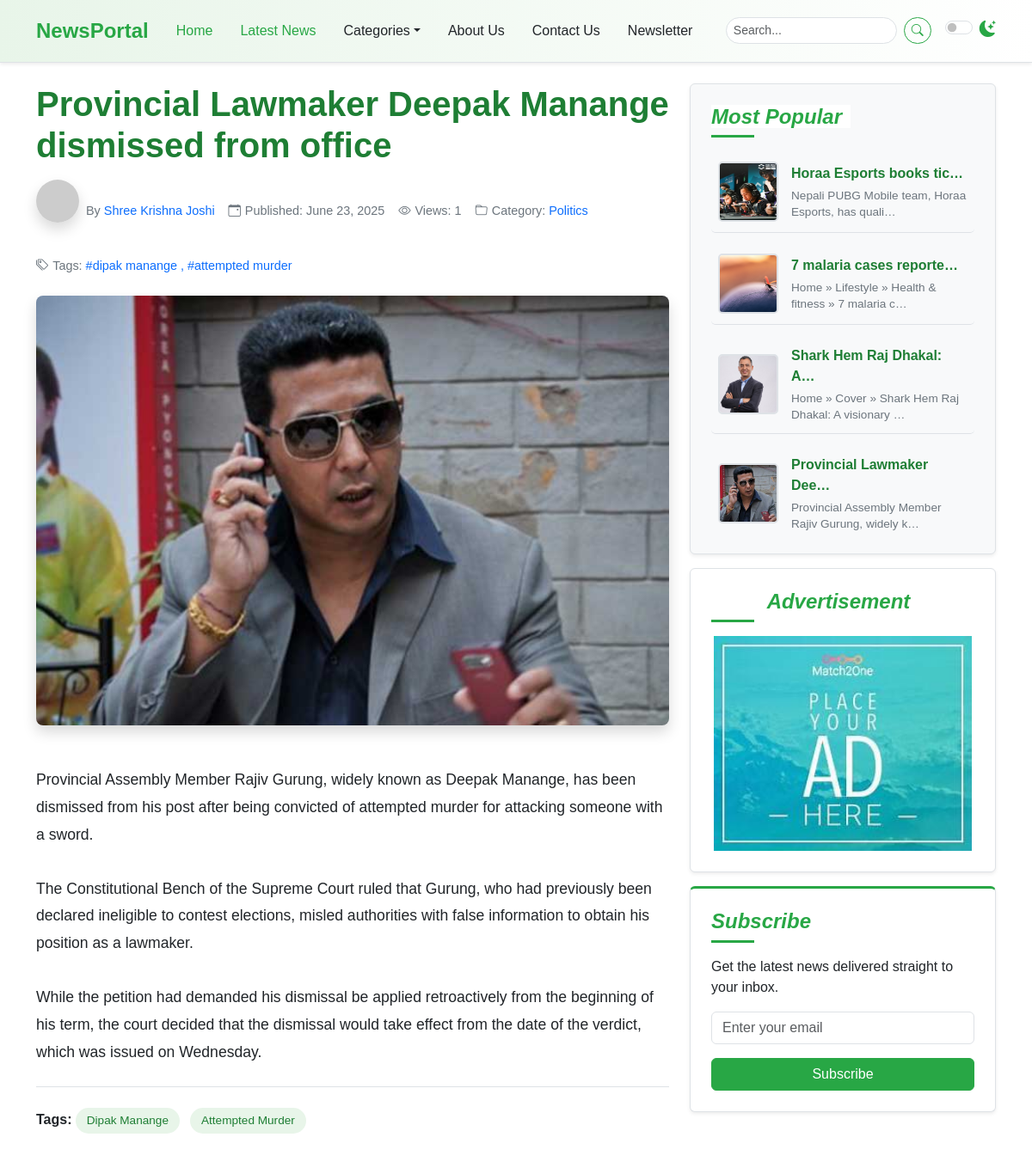
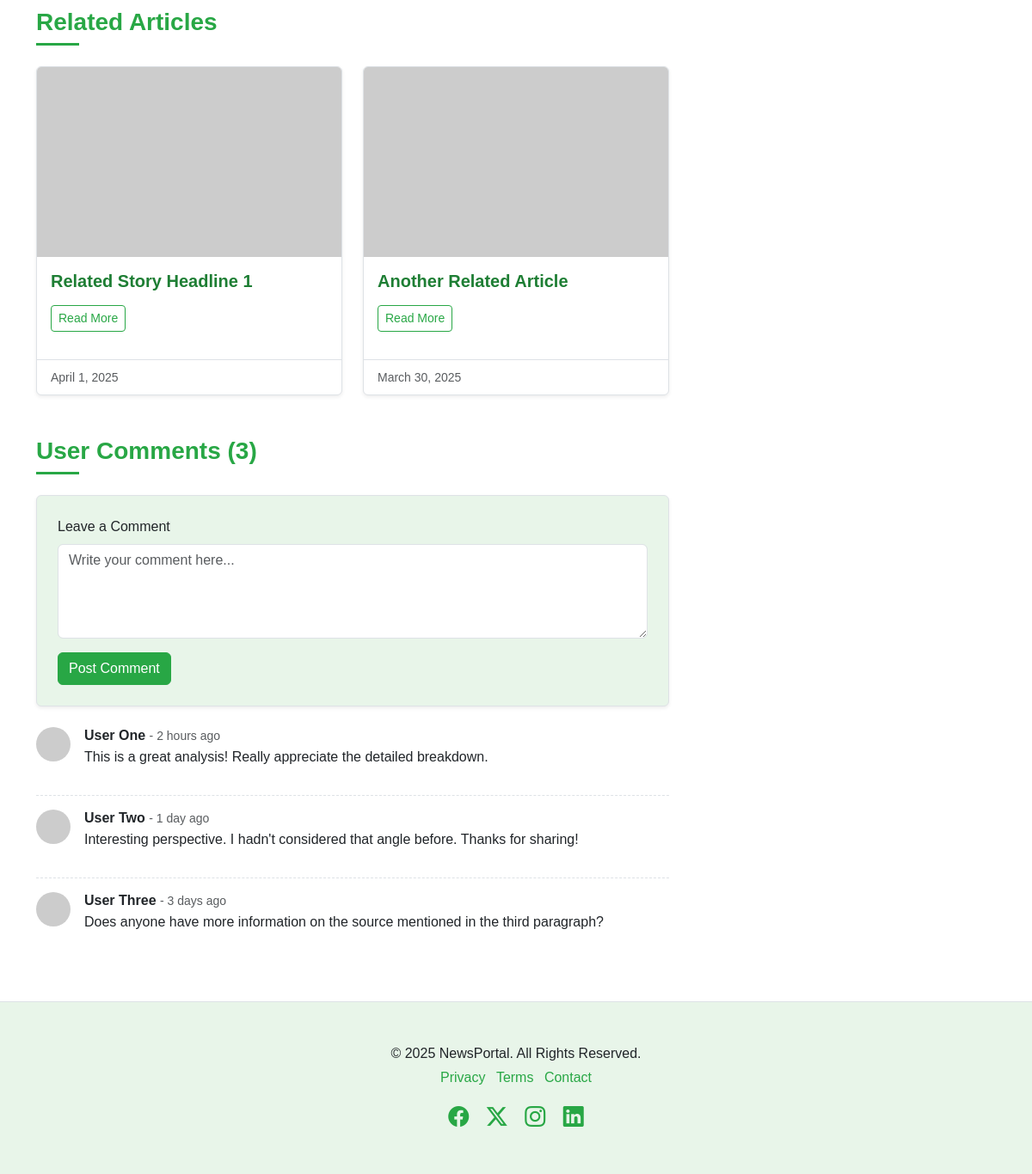
Screenshot of /post-detail/1/ with the database file from the repository (2 pictures, top to bottom).
### newspaper/models.py (models this page shows, shortened)
class TimeStampModel(models.Model):
    created_at  = models.DateTimeField(auto_now_add=True)
    updated_at = models.DateTimeField(auto_now=True)
    class Meta:
        abstract = True #dont create table in DB

class Post(TimeStampModel):
    STATUS_CHOICES = [
        ("active", "Active"),
        ("in_active", "Inactive"), #publish gareko post delete nagari user le herna namilen gari rakhne. hide gareko jastai
    ]
    title = models.CharField(max_length=200)
    content = models.TextField()
    featured_image = models.ImageField(upload_to="post_images/%Y/%m/%d", blank=False)
    author = models.ForeignKey("auth.User", on_delete=models.CASCADE)
    status = models.CharField(max_length=20, choices=STATUS_CHOICES, default="active")
    views_count = models.PositiveIntegerField(default=0)
    is_breaking_news = models.BooleanField(default=False)
    published_at = models.DateTimeField(null=True, blank=True)
    category = models.ForeignKey(Category, on_delete=models.CASCADE)
    tag = models.ManyToManyField(Tag)

class Category(TimeStampModel):
    name = models.CharField(max_length=100)
    icon = models.CharField(max_length=100, null=True, blank=True)
    description = models.TextField(null=True, blank=True)
    class Meta:
        ordering = ["name"] #categoru.objects.all()
        verbose_name = "category"
        verbose_name_plural = "Categories"

class Tag(TimeStampModel):
    name = models.CharField(max_length=100)

class Advertisement(TimeStampModel):
    title = models.CharField(max_length=100)
    image = models.ImageField(upload_to="advertisement/%Y/%m/%d", blank=False)

### newspaper/views.py (the view)
# urls.py: path('post-detail/<int:pk>/', views.PostDetailView.as_view(), name='post-detail'),
class PostDetailView(SidebarMixin, DetailView):
    model = Post
    template_name = "newsportal/detail/detail.html"
    context_object_name = "post"
    def get_queryset(self):
        query = super().get_queryset()
        query = query.filter(published_at__isnull=False, status="active")
        return query
    def get_context_data(self, **kwargs):
        context = super().get_context_data(**kwargs)
        current_post = self.object
        current_post.views_count += 1
        current_post.save()
        context["related_posts"] = Post.objects.filter(
            published_at__isnull=False, status="active", category=self.object.category
        ).order_by("-published_at", "-views_count")[:2]
        return context

### newspaper/views.py (called while the page is built)
      def get_context_data(self, **kwargs):
        context = super().get_context_data(**kwargs)
        context["popular_posts"] = Post.objects.filter(
                published_at__isnull = False, status="active"
                ).order_by("-published_at")[:5]
        context["advertisement"] = (
            Advertisement.objects.all().order_by("-created_at").first()
            )
        return context

### templates/newsportal/detail/detail.html
{% extends 'newsportal/base.html' %}
{% block content %}
    <div class="container mt-4">
      <div class="row">
        <div class="col-lg-8">
          {% include "newsportal/detail/left/post_detail.html" %}
          {% include "newsportal/detail/left/related_articles.html" %}
          {% include "newsportal/detail/left/comment_form.html" %}
          {% include "newsportal/detail/left/comment_list.html" %}
        </div>
        <div class="col-lg-4">
          <div class="position-sticky sticky-sidebar-offset">
            {% include "newsportal/home/right/most_popular.html" %}
            {% include "newsportal/home/right/advertisement.html" %}
            {% include "newsportal/home/right/news_letter.html" %}
          </div>
        </div>
      </div>
    </div>
{% endblock %}

### templates/newsportal/detail/left/post_detail.html
<article>
            <header class="article-header mb-4">
              <h1 class="article-title">{{ post.title }}</h1>
              <div class="article-meta">
                <span class="author-profile">
                  <img src="https://placehold.co/50/28a745/ffffff?text=A" alt="Author" />
                  By <a href="#" class="text-decoration-none ms-1">{{ post.author.get_full_name }}</a>
                </span>
                <span><i class="bi bi-calendar-event"></i> Published: {{ post.published_at|date:"F j, Y" }}</span>
                <span><i class="bi bi-eye"></i> Views: {{ post.views_count }}</span>
                <span><i class="bi bi-folder"></i>Category: <a href="#" class="text-decoration-none ms-1">{{ post.category.name }}</a></span>
                <span><i class="bi bi-tags"></i>Tags: <a href="#" class="text-decoration-none ms-1">
                    {% for tag in post.tag.all %}
                    #{{ tag.name }}
                    {% if not forloop.last %},{% endif %}
                    {% endfor %}
                </a></span>
              </div>
              <img src="{{ post.featured_image.url }}"
                   alt="{{ post.title }}" width="1200" height="500" />
            </header>
            <section class="article-content">
              {{ post.content|linebreaksbr }}
            </section>
            <footer class="mt-4 pt-4 border-top">
              <div class="article-tags">
                <strong>Tags:</strong>
                {% for tag in post.tag.all %}
                <a href="#">{{ tag.name|title }}</a>
                {% endfor %}
              </div>
            </footer>
          </article>

### templates/newsportal/home/right/most_popular.html
<div class="p-4 mb-3 bg-light rounded sidebar-widget shadow-sm">
    <h4 class="fst-italic section-title">
        <span>Most Popular</span>
    </h4>
    <ul class="list-unstyled mb-0 popular-list">
         {% for post in popular_posts %}
        <li>
            <img src="{{ post.featured_image.url}}"
            alt="Popular 1"
            width="70px"
            height="70px"/>
            <div>
                <a href="article.html" class="popular-title-link">{{ post.title|truncatechars:24 }}</a>
                <p class="popular-description">{{ post.content|truncatechars:50 }}</p>
            </div>
        </li>
        {% endfor %}
    </ul>
</div>

### templates/newsportal/home/right/advertisement.html
<div class="p-4 mb-3 rounded sidebar-widget shadow-sm text-center">
    <h4 class="fst-italic section-title">
        <span>Advertisement</span>
    </h4>
    <img src="{{ advertisement.image.url }}"
    width="300"
    height="250"
    class="img-fluid"
    alt="{{ advertisement.title }}" />
</div>

### static/css/style.css (style rules this page uses)
:root { --primary-green: #28a745; --light-green: #e8f5e9; --dark-green: #1e7e34; --accent-green: #5cb85c; --text-color-light: #212529; --text-color-dark: #f8f9fa; --bg-light: #ffffff; --bg-dark: #212529; --card-bg-light: #ffffff; --card-bg-dark: #343a40; --border-color-light: #dee2e6; --border-color-dark: #495057; --shadow-sm: 0 0.125rem 0.25rem rgba(0, 0, 0, 0.075); --shadow: 0 0.5rem 1rem rgba(0, 0, 0, 0.15); --transition-speed: 0.3s ease; }
body { font-family: "Poppins", sans-serif; background-color: var(--bg-light); color: var(--text-color-light); transition: background-color var(--transition-speed), color var(--transition-speed); }
.section-title { position: relative; padding-bottom: 10px; margin-bottom: 20px; font-weight: 600; color: var(--primary-green); }
.section-title span { position: relative; z-index: 1; background-color: var(--bg-light); padding-right: 10px; }
.section-title::after { content: ""; position: absolute; left: 0; bottom: 0; width: 50px; height: 3px; background-color: var(--primary-green); }
.sidebar-widget { background-color: var(--card-bg-light); border: 1px solid var(--border-color-light); padding: 1.5rem !important; }
.sidebar-widget h4 { color: var(--primary-green); margin-bottom: 1rem; }
.popular-list li { display: flex; align-items: center; margin-bottom: 0.75rem; padding: 0.75rem 0.5rem; border-bottom: 1px solid var(--border-color-light); transition: background-color var(--transition-speed); border-radius: 5px; }
.popular-list li:last-child { border-bottom: none; margin-bottom: 0; padding-bottom: 0; }
.popular-list img { width: 70px; height: 70px; object-fit: cover; border-radius: 5px; margin-right: 15px; flex-shrink: 0; border: 2px solid var(--border-color-light); }
.popular-list li div { display: flex; flex-direction: column; justify-content: center; flex-grow: 1; }
.popular-list .popular-title-link { text-decoration: none; color: var(--dark-green); font-weight: 600; margin-bottom: 0.25rem; display: block; transition: color var(--transition-speed); }
.popular-list .popular-description { font-size: 0.85rem; color: #6c757d; margin-bottom: 0; line-height: 1.4; }
.popular-list a { text-decoration: none; color: var(--text-color-light); transition: color var(--transition-speed); flex-grow: 1; }
.article-header img { width: 100%; max-height: 500px; object-fit: cover; border-radius: 0.5rem; margin-bottom: 1.5rem; box-shadow: var(--shadow); }
.article-title { font-size: 2.5rem; font-weight: 700; margin-bottom: 1rem; color: var(--dark-green); }
.article-meta { font-size: 0.9rem; color: #6c757d; margin-bottom: 1.5rem; display: flex; flex-wrap: wrap; gap: 1rem; align-items: center; }
.article-meta span { display: inline-flex; align-items: center; }
.article-meta i { margin-right: 0.3rem; }
.author-profile img { width: 50px; height: 50px; border-radius: 50%; margin-right: 0.5rem; }
.article-content { line-height: 1.8; font-size: 1.1rem; }
.article-tags a { display: inline-block; background-color: var(--light-green); color: var(--dark-green); padding: 0.3rem 0.8rem; margin-right: 0.5rem; margin-bottom: 0.5rem; border-radius: 15px; font-size: 0.85rem; text-decoration: none; transition: background-color var(--transition-speed), color var(--transition-speed); }
.sticky-sidebar-offset { top: 6rem; }

### rows the page displays
Post: title "Provincial Lawmaker Deepak Manange dismissed from office", author.get_full_name "Shree Krishna Joshi", published_at "June 23, 2025", views_count "1", category.name "Politics", featured_image (picture), content "Provincial Assembly Member Rajiv Gurung, widely known as Deepak Manange, has been dismissed from his post after being convicted of attempted murder for attacking someone with a sword. The Constitutional Bench of the Supreme Court ruled that Gurung, who had previously been declared ineligible to contest elections, misled authorities with false information to obtain his position as a lawmaker. While the petition had demanded his dismissal be applied retroactively from the beginning of his term, the court decided that the dismissal would take effect from the date of the verdict, which was issued on Wednesday.", title "Provincial Lawmaker Dee…", content "Provincial Assembly Member Rajiv Gurung, widely k…"
Tag: name "dipak manange", name "Dipak Manange"
Tag: name "attempted murder", name "Attempted Murder"
Post: featured_image (picture), title "Horaa Esports books tic…", content "Nepali PUBG Mobile team, Horaa Esports, has quali…"
Post: featured_image (picture), title "7 malaria cases reporte…", content "Home » Lifestyle » Health & fitness » 7 malaria c…"
Post: featured_image (picture), title "Shark Hem Raj Dhakal: A…", content "Home » Cover » Shark Hem Raj Dhakal: A visionary …"
Advertisement: image (picture)
